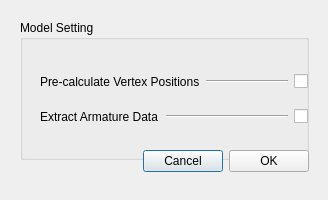
<?xml version="1.0" encoding="UTF-8"?>
<ui version="4.0">
 <class>QtModelImportDialogClass</class>
 <widget class="QDialog" name="QtModelImportDialogClass">
  <property name="geometry">
   <rect>
    <x>0</x>
    <y>0</y>
    <width>328</width>
    <height>200</height>
   </rect>
  </property>
  <property name="windowTitle">
   <string>QtModelImportDialog</string>
  </property>
  <widget class="QWidget" name="gridLayoutWidget">
   <property name="geometry">
    <rect>
     <x>9</x>
     <y>9</y>
     <width>311</width>
     <height>174</height>
    </rect>
   </property>
   <layout class="QGridLayout" name="gridLayout">
    <item row="0" column="0">
     <widget class="QGroupBox" name="propGroupBox">
      <property name="minimumSize">
       <size>
        <width>0</width>
        <height>140</height>
       </size>
      </property>
      <property name="title">
       <string>Model Setting</string>
      </property>
      <widget class="QWidget" name="verticalLayoutWidget">
       <property name="geometry">
        <rect>
         <x>9</x>
         <y>29</y>
         <width>290</width>
         <height>101</height>
        </rect>
       </property>
       <layout class="QVBoxLayout" name="verticalLayout">
        <item>
         <layout class="QHBoxLayout" name="precalculateVertexPositionsPropLayout">
          <item>
           <widget class="QLabel" name="precalculateVertexPositionsLabel">
            <property name="sizePolicy">
             <sizepolicy hsizetype="Fixed" vsizetype="Preferred">
              <horstretch>0</horstretch>
              <verstretch>0</verstretch>
             </sizepolicy>
            </property>
            <property name="minimumSize">
             <size>
              <width>120</width>
              <height>0</height>
             </size>
            </property>
            <property name="text">
             <string>Pre-calculate Vertex Positions</string>
            </property>
           </widget>
          </item>
          <item>
           <widget class="Line" name="precalculateVertexPositionsLine">
            <property name="sizePolicy">
             <sizepolicy hsizetype="Expanding" vsizetype="Fixed">
              <horstretch>0</horstretch>
              <verstretch>0</verstretch>
             </sizepolicy>
            </property>
            <property name="orientation">
             <enum>Qt::Orientation::Horizontal</enum>
            </property>
           </widget>
          </item>
          <item>
           <widget class="QCheckBox" name="precalculateVertexPositionsCheckBox">
            <property name="text">
             <string/>
            </property>
           </widget>
          </item>
         </layout>
        </item>
        <item>
         <layout class="QHBoxLayout" name="extractArmatureDataPropLayout">
          <item>
           <widget class="QLabel" name="extractArmatureDataLabel">
            <property name="sizePolicy">
             <sizepolicy hsizetype="Fixed" vsizetype="Preferred">
              <horstretch>0</horstretch>
              <verstretch>0</verstretch>
             </sizepolicy>
            </property>
            <property name="minimumSize">
             <size>
              <width>120</width>
              <height>0</height>
             </size>
            </property>
            <property name="text">
             <string>Extract Armature Data</string>
            </property>
           </widget>
          </item>
          <item>
           <widget class="Line" name="extractArmatureDataLine">
            <property name="sizePolicy">
             <sizepolicy hsizetype="Expanding" vsizetype="Fixed">
              <horstretch>0</horstretch>
              <verstretch>0</verstretch>
             </sizepolicy>
            </property>
            <property name="orientation">
             <enum>Qt::Orientation::Horizontal</enum>
            </property>
           </widget>
          </item>
          <item>
           <widget class="QCheckBox" name="extractArmatureDataCheckBox">
            <property name="text">
             <string/>
            </property>
           </widget>
          </item>
         </layout>
        </item>
       </layout>
      </widget>
     </widget>
    </item>
    <item row="1" column="0">
     <layout class="QHBoxLayout" name="buttonLayout">
      <item>
       <spacer name="buttonLeftSpacer">
        <property name="orientation">
         <enum>Qt::Orientation::Horizontal</enum>
        </property>
        <property name="sizeHint" stdset="0">
         <size>
          <width>40</width>
          <height>20</height>
         </size>
        </property>
       </spacer>
      </item>
      <item>
       <widget class="QPushButton" name="cancelButton">
        <property name="text">
         <string>Cancel</string>
        </property>
       </widget>
      </item>
      <item>
       <widget class="QPushButton" name="oKButton">
        <property name="text">
         <string>OK</string>
        </property>
       </widget>
      </item>
     </layout>
    </item>
   </layout>
  </widget>
 </widget>
 <layoutdefault spacing="6" margin="11"/>
 <resources/>
 <connections/>
</ui>
